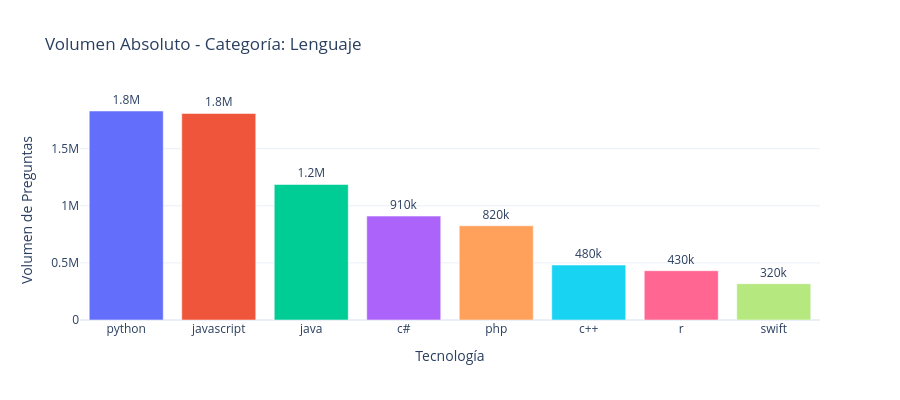
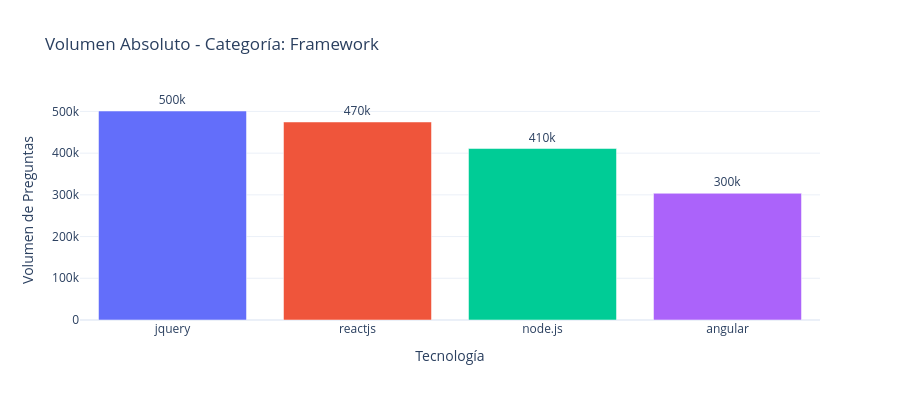
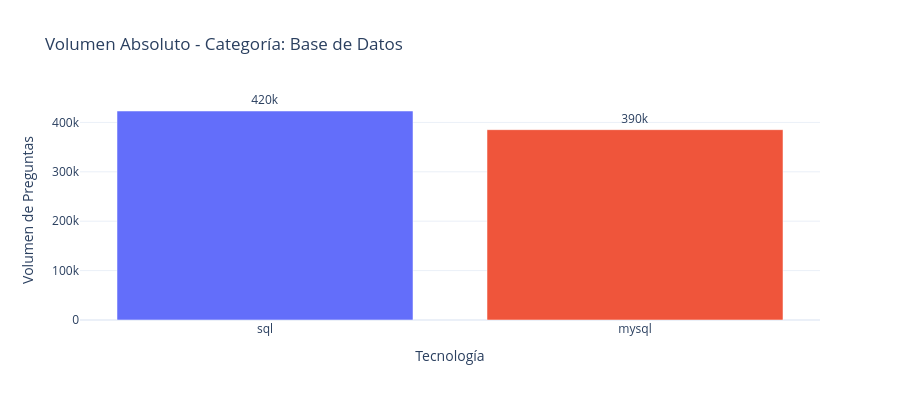

Here is the notebook cell these charts were saved with, in order:
### Markdown cell above
### Volumen Interno por Categoría

Análisis detallado de la distribución de tecnologías agrupadas por las 3 categorías principales detectadas en el Top 20.

### Code cell
# 2. Gráficos de barras por categoría
df_pd = top20_df.to_pandas()

for categoria in ['Lenguaje', 'Framework', 'Base de Datos']:
    df_cat = df_pd[df_pd['Categoria'] == categoria].sort_values('Count', ascending=False)
    
    if df_cat.empty:
        continue
        
    fig = px.bar(
        df_cat,
        x='Tag',
        y='Count',
        title=f'Volumen Absoluto - Categoría: {categoria}',
        labels={'Count': 'Volumen de Preguntas', 'Tag': 'Tecnología'},
        color='Tag',
        text_auto='.2s'
    )
    
    fig.update_layout(
        template='plotly_white',
        showlegend=False,
        height=400
    )
    fig.update_traces(textfont_size=12, textangle=0, textposition="outside", cliponaxis=False)
    fig.show()

### Figure 1 — Plotly figure (JSON) as saved in the notebook; plotly's stock layout.template omitted (floating-point values rounded to 4 significant figures)
{"data": [{"cliponaxis": false, "hovertemplate": "Tecnología=%{x}<br>Volumen de Preguntas=%{y}<extra></extra>", "legendgroup": "python", "marker": {"color": "#636efa", "pattern": {"shape": ""}}, "name": "python", "orientation": "v", "showlegend": true, "textangle": 0, "textfont": {"size": 12}, "textposition": "outside", "texttemplate": "%{y:.2s}", "type": "bar", "x": ["python"], "xaxis": "x", "y": [1830210], "yaxis": "y"}, {"cliponaxis": false, "hovertemplate": "Tecnología=%{x}<br>Volumen de Preguntas=%{y}<extra></extra>", "legendgroup": "javascript", "marker": {"color": "#EF553B", "pattern": {"shape": ""}}, "name": "javascript", "orientation": "v", "showlegend": true, "textangle": 0, "textfont": {"size": 12}, "textposition": "outside", "texttemplate": "%{y:.2s}", "type": "bar", "x": ["javascript"], "xaxis": "x", "y": [1808537], "yaxis": "y"}, {"cliponaxis": false, "hovertemplate": "Tecnología=%{x}<br>Volumen de Preguntas=%{y}<extra></extra>", "legendgroup": "java", "marker": {"color": "#00cc96", "pattern": {"shape": ""}}, "name": "java", "orientation": "v", "showlegend": true, "textangle": 0, "textfont": {"size": 12}, "textposition": "outside", "texttemplate": "%{y:.2s}", "type": "bar", "x": ["java"], "xaxis": "x", "y": [1186673], "yaxis": "y"}, {"cliponaxis": false, "hovertemplate": "Tecnología=%{x}<br>Volumen de Preguntas=%{y}<extra></extra>", "legendgroup": "c#", "marker": {"color": "#ab63fa", "pattern": {"shape": ""}}, "name": "c#", "orientation": "v", "showlegend": true, "textangle": 0, "textfont": {"size": 12}, "textposition": "outside", "texttemplate": "%{y:.2s}", "type": "bar", "x": ["c#"], "xaxis": "x", "y": [909857], "yaxis": "y"}, {"cliponaxis": false, "hovertemplate": "Tecnología=%{x}<br>Volumen de Preguntas=%{y}<extra></extra>", "legendgroup": "php", "marker": {"color": "#FFA15A", "pattern": {"shape": ""}}, "name": "php", "orientation": "v", "showlegend": true, "textangle": 0, "textfont": {"size": 12}, "textposition": "outside", "texttemplate": "%{y:.2s}", "type": "bar", "x": ["php"], "xaxis": "x", "y": [824898], "yaxis": "y"}, {"cliponaxis": false, "hovertemplate": "Tecnología=%{x}<br>Volumen de Preguntas=%{y}<extra></extra>", "legendgroup": "c++", "marker": {"color": "#19d3f3", "pattern": {"shape": ""}}, "name": "c++", "orientation": "v", "showlegend": true, "textangle": 0, "textfont": {"size": 12}, "textposition": "outside", "texttemplate": "%{y:.2s}", "type": "bar", "x": ["c++"], "xaxis": "x", "y": [481266], "yaxis": "y"}, {"cliponaxis": false, "hovertemplate": "Tecnología=%{x}<br>Volumen de Preguntas=%{y}<extra></extra>", "legendgroup": "r", "marker": {"color": "#FF6692", "pattern": {"shape": ""}}, "name": "r", "orientation": "v", "showlegend": true, "textangle": 0, "textfont": {"size": 12}, "textposition": "outside", "texttemplate": "%{y:.2s}", "type": "bar", "x": ["r"], "xaxis": "x", "y": [431535], "yaxis": "y"}, {"cliponaxis": false, "hovertemplate": "Tecnología=%{x}<br>Volumen de Preguntas=%{y}<extra></extra>", "legendgroup": "swift", "marker": {"color": "#B6E880", "pattern": {"shape": ""}}, "name": "swift", "orientation": "v", "showlegend": true, "textangle": 0, "textfont": {"size": 12}, "textposition": "outside", "texttemplate": "%{y:.2s}", "type": "bar", "x": ["swift"], "xaxis": "x", "y": [317837], "yaxis": "y"}], "layout": {"barmode": "relative", "height": 400, "legend": {"title": {"text": "Tecnología"}, "tracegroupgap": 0}, "showlegend": false, "title": {"text": "Volumen Absoluto - Categoría: Lenguaje"}, "xaxis": {"anchor": "y", "categoryarray": ["python", "javascript", "java", "c#", "php", "c++", "r", "swift"], "categoryorder": "array", "domain": [0, 1], "title": {"text": "Tecnología"}}, "yaxis": {"anchor": "x", "domain": [0, 1], "title": {"text": "Volumen de Preguntas"}}}}

### Figure 2 — Plotly figure (JSON) as saved in the notebook; plotly's stock layout.template omitted (floating-point values rounded to 4 significant figures)
{"data": [{"cliponaxis": false, "hovertemplate": "Tecnología=%{x}<br>Volumen de Preguntas=%{y}<extra></extra>", "legendgroup": "jquery", "marker": {"color": "#636efa", "pattern": {"shape": ""}}, "name": "jquery", "orientation": "v", "showlegend": true, "textangle": 0, "textfont": {"size": 12}, "textposition": "outside", "texttemplate": "%{y:.2s}", "type": "bar", "x": ["jquery"], "xaxis": "x", "y": [500989], "yaxis": "y"}, {"cliponaxis": false, "hovertemplate": "Tecnología=%{x}<br>Volumen de Preguntas=%{y}<extra></extra>", "legendgroup": "reactjs", "marker": {"color": "#EF553B", "pattern": {"shape": ""}}, "name": "reactjs", "orientation": "v", "showlegend": true, "textangle": 0, "textfont": {"size": 12}, "textposition": "outside", "texttemplate": "%{y:.2s}", "type": "bar", "x": ["reactjs"], "xaxis": "x", "y": [474660], "yaxis": "y"}, {"cliponaxis": false, "hovertemplate": "Tecnología=%{x}<br>Volumen de Preguntas=%{y}<extra></extra>", "legendgroup": "node.js", "marker": {"color": "#00cc96", "pattern": {"shape": ""}}, "name": "node.js", "orientation": "v", "showlegend": true, "textangle": 0, "textfont": {"size": 12}, "textposition": "outside", "texttemplate": "%{y:.2s}", "type": "bar", "x": ["node.js"], "xaxis": "x", "y": [411057], "yaxis": "y"}, {"cliponaxis": false, "hovertemplate": "Tecnología=%{x}<br>Volumen de Preguntas=%{y}<extra></extra>", "legendgroup": "angular", "marker": {"color": "#ab63fa", "pattern": {"shape": ""}}, "name": "angular", "orientation": "v", "showlegend": true, "textangle": 0, "textfont": {"size": 12}, "textposition": "outside", "texttemplate": "%{y:.2s}", "type": "bar", "x": ["angular"], "xaxis": "x", "y": [303776], "yaxis": "y"}], "layout": {"barmode": "relative", "height": 400, "legend": {"title": {"text": "Tecnología"}, "tracegroupgap": 0}, "showlegend": false, "title": {"text": "Volumen Absoluto - Categoría: Framework"}, "xaxis": {"anchor": "y", "categoryarray": ["jquery", "reactjs", "node.js", "angular"], "categoryorder": "array", "domain": [0, 1], "title": {"text": "Tecnología"}}, "yaxis": {"anchor": "x", "domain": [0, 1], "title": {"text": "Volumen de Preguntas"}}}}

### Figure 3 — Plotly figure (JSON) as saved in the notebook; plotly's stock layout.template omitted (floating-point values rounded to 4 significant figures)
{"data": [{"cliponaxis": false, "hovertemplate": "Tecnología=%{x}<br>Volumen de Preguntas=%{y}<extra></extra>", "legendgroup": "sql", "marker": {"color": "#636efa", "pattern": {"shape": ""}}, "name": "sql", "orientation": "v", "showlegend": true, "textangle": 0, "textfont": {"size": 12}, "textposition": "outside", "texttemplate": "%{y:.2s}", "type": "bar", "x": ["sql"], "xaxis": "x", "y": [423108], "yaxis": "y"}, {"cliponaxis": false, "hovertemplate": "Tecnología=%{x}<br>Volumen de Preguntas=%{y}<extra></extra>", "legendgroup": "mysql", "marker": {"color": "#EF553B", "pattern": {"shape": ""}}, "name": "mysql", "orientation": "v", "showlegend": true, "textangle": 0, "textfont": {"size": 12}, "textposition": "outside", "texttemplate": "%{y:.2s}", "type": "bar", "x": ["mysql"], "xaxis": "x", "y": [385320], "yaxis": "y"}], "layout": {"barmode": "relative", "height": 400, "legend": {"title": {"text": "Tecnología"}, "tracegroupgap": 0}, "showlegend": false, "title": {"text": "Volumen Absoluto - Categoría: Base de Datos"}, "xaxis": {"anchor": "y", "categoryarray": ["sql", "mysql"], "categoryorder": "array", "domain": [0, 1], "title": {"text": "Tecnología"}}, "yaxis": {"anchor": "x", "domain": [0, 1], "title": {"text": "Volumen de Preguntas"}}}}
